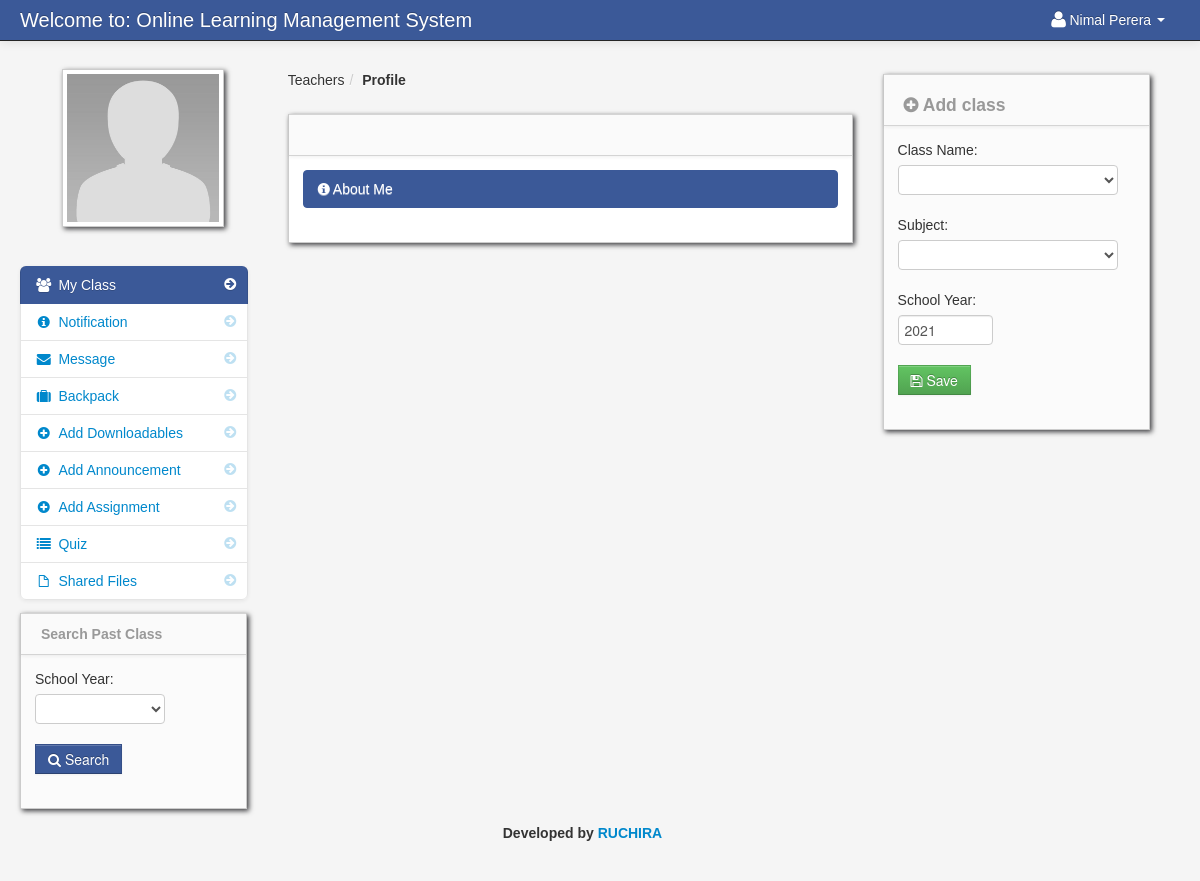
/profile_teacher.php (signed in), run on the app's committed database.
### tables this page shows
CREATE TABLE `teacher` (
  `teacher_id` int(11) NOT NULL,
  `username` varchar(100) NOT NULL,
  `password` varchar(200) NOT NULL,
  `firstname` varchar(100) NOT NULL,
  `lastname` varchar(100) NOT NULL,
  `department_id` int(11) NOT NULL,
  `location` varchar(200) NOT NULL,
  `about` varchar(500) NOT NULL,
  `teacher_status` varchar(20) NOT NULL,
  `teacher_stat` varchar(100) NOT NULL
);

CREATE TABLE `school_year` (
  `school_year_id` int(11) NOT NULL,
  `school_year` varchar(100) NOT NULL
);

### session.php (called while the page is built, shortened)
<?php
$session_id=$_SESSION['id'];
?>

### add_class.php (the view, shortened to what this page needs)
                <div class="block">
                    <div class="navbar navbar-inner block-header">
                        <div id="" class="muted pull-left"><h4><i class="icon-plus-sign"></i> Add class</h4></div>
                    </div>
                    <div class="block-content collapse in">
                        <div class="span12">
<form method="post" id="add_class">
		<div class="control-group">
			<label>Class Name:</label>
                                  <div class="controls">
                                    <select name="class_id"  class="" required>
                                     	<option></option>
			<?php
			$query = mysqli_query($conn,"select * from class order by class_name");
			while($row = mysqli_fetch_array($query)){
			?>
			<option value="<?php echo $row['class_id']; ?>"><?php echo $row['class_name']; ?></option>
			<?php } ?>
                                    </select>
                                  </div>
                                </div>
		<div class="control-group">
			<label>Subject:</label>
                                  <div class="controls">
                                    <select name="subject_id"  class="" required>
                                     	<option></option>
			<?php
			$query = mysqli_query($conn,"select * from subject order by subject_code");
			while($row = mysqli_fetch_array($query)){
			?>
			<option value="<?php echo $row['subject_id']; ?>"><?php echo $row['subject_code']; ?></option>
			<?php } ?>
                                    </select>
                                  </div>
                                </div>
		<div class="control-group">
			<label>School Year:</label>
                                  <div class="controls">
			<?php
			$query = mysqli_query($conn,"select * from school_year order by school_year DESC");
			$row = mysqli_fetch_array($query);
			?>
			<input id="" class="span5" type="text" class="" name="school_year" value="<?php  echo $row['school_year']; ?>" >
                                  </div>
                                </div>
			<div class="control-group">
                                  <div class="controls">
				<button name="save" class="btn btn-success"><i class="icon-save"></i> Save</button>
                                  </div>
                                </div>
                        </form>
</div>
                    </div>
                </div>

### navbar_teacher.php (shortened to what this page needs)
	<div class="navbar navbar-fixed-top navbar-inverse">
           <div class="navbar-inner">
               <div class="container-fluid">
                   <a class="brand" href="#">Welcome to: Online Learning Management System</a>
							<div class="nav-collapse collapse">
								<ul class="nav pull-right">
												<?php $query= mysqli_query($conn,"select * from teacher where teacher_id = '$session_id'")or die(mysqli_error());
														$row = mysqli_fetch_array($query);
												?>
												<li class="dropdown">
													<a href="#" role="button" class="dropdown-toggle" data-toggle="dropdown"> <i class="icon-user icon-large"></i><?php echo $row['firstname']." ".$row['lastname'];  ?> <i class="caret"></i></a>
												</li>
								</ul>
							</div>
               </div>
           </div>
</div>

### teacher_sidebar.php (shortened to what this page needs)
<div class="span3" id="sidebar">
	<img id="avatar" class="img-polaroid" src="admin/<?php echo $row['location']; ?>">
	<ul class="nav nav-list bs-docs-sidenav nav-collapse collapse">
		<li class="active"><a href="dasboard_teacher.php"><i class="icon-chevron-right"></i><i class="icon-group"></i>&nbsp;My Class</a></li>
		<li class=""><a href="notification_teacher.php"><i class="icon-chevron-right"></i><i class="icon-info-sign"></i>&nbsp;Notification
		</a></li>
		<li class=""><a href="teacher_message.php"><i class="icon-chevron-right"></i><i class="icon-envelope-alt"></i>&nbsp;Message</a></li>
		<li class=""><a href="teacher_backack.php"><i class="icon-chevron-right"></i><i class="icon-suitcase"></i>&nbsp;Backpack</a></li>
		<li class=""><a href="add_downloadable.php"><i class="icon-chevron-right"></i><i class="icon-plus-sign"></i>&nbsp;Add Downloadables</a></li>
		<li class=""><a href="add_announcement.php"><i class="icon-chevron-right"></i><i class="icon-plus-sign"></i>&nbsp;Add Announcement</a></li>
		<li class=""><a href="add_assignment.php"><i class="icon-chevron-right"></i><i class="icon-plus-sign"></i>&nbsp;Add Assignment</a></li>
		<li class=""><a href="teacher_quiz.php"><i class="icon-chevron-right"></i><i class="icon-list"></i>&nbsp;Quiz</a></li>
		<li class=""><a href="teacher_share.php"><i class="icon-chevron-right"></i><i class="icon-file"></i>&nbsp;Shared Files</a></li>
	</ul>
	<?php include('search_other_class.php'); ?>
</div>

### admin/assets/styles.css (style rules this page uses)
body { padding-top: 60px; padding-bottom: 40px; background-color: #f5f5f5; }
.block { background: url("../images/pixel-60fff.png") repeat scroll 0 0 rgba(0, 0, 0, 0) !important; border: 1px solid #ccc; background: white; margin: 1em 0em; border-top: none; -webkit-box-shadow: 2px 2px 5px rgba(0, 0, 6, 0.75); -moz-box-shadow: 2px 2px 5px rgba(0, 0, 6, 0.75); box-shadow: 2px 2px 5px rgba(0, 0, 6, 0.75); }
.block-content { margin: 1em; min-height: .25em; }
.block-header { margin-bottom: 0px; border-right: none; border-left: none; -webkit-border-radius: 0px; -moz-border-radius: 0px; border-radius: 0px; }
.block-header div { padding-top: 10px; }
.bs-docs-sidenav { max-width: 228px; margin: 30px 0 0; padding: 0; background-color: #fff; -webkit-border-radius: 6px; -moz-border-radius: 6px; border-radius: 6px; -webkit-box-shadow: 0 1px 4px rgba(0,0,0,.065); -moz-box-shadow: 0 1px 4px rgba(0,0,0,.065); box-shadow: 0 1px 4px rgba(0,0,0,.065); }
.bs-docs-sidenav > li > a { display: block; width: 190px \9; margin: 0 0 -1px; padding: 8px 14px; border: 1px solid #e5e5e5; }
.bs-docs-sidenav > li:first-child > a { -webkit-border-radius: 6px 6px 0 0; -moz-border-radius: 6px 6px 0 0; border-radius: 6px 6px 0 0; }
.bs-docs-sidenav > li:last-child > a { -webkit-border-radius: 0 0 6px 6px; -moz-border-radius: 0 0 6px 6px; border-radius: 0 0 6px 6px; }
.bs-docs-sidenav > .active > a { position: relative; z-index: 2; padding: 9px 15px; border: 0; text-shadow: 0 1px 0 rgba(0,0,0,.15); -webkit-box-shadow: inset 1px 0 0 rgba(0,0,0,.1), inset -1px 0 0 rgba(0,0,0,.1); -moz-box-shadow: inset 1px 0 0 rgba(0,0,0,.1), inset -1px 0 0 rgba(0,0,0,.1); box-shadow: inset 1px 0 0 rgba(0,0,0,.1), inset -1px 0 0 rgba(0,0,0,.1); }
.bs-docs-sidenav .icon-chevron-right { float: right; margin-top: 2px; margin-right: -6px; opacity: .25; }
.bs-docs-sidenav .active .icon-chevron-right, .bs-docs-sidenav .active a:hover .icon-chevron-right { opacity: 1; }

### data on the page
teacher: firstname "Nimal", lastname "Perera", location (placeholder picture)
school_year: school_year "2021"
